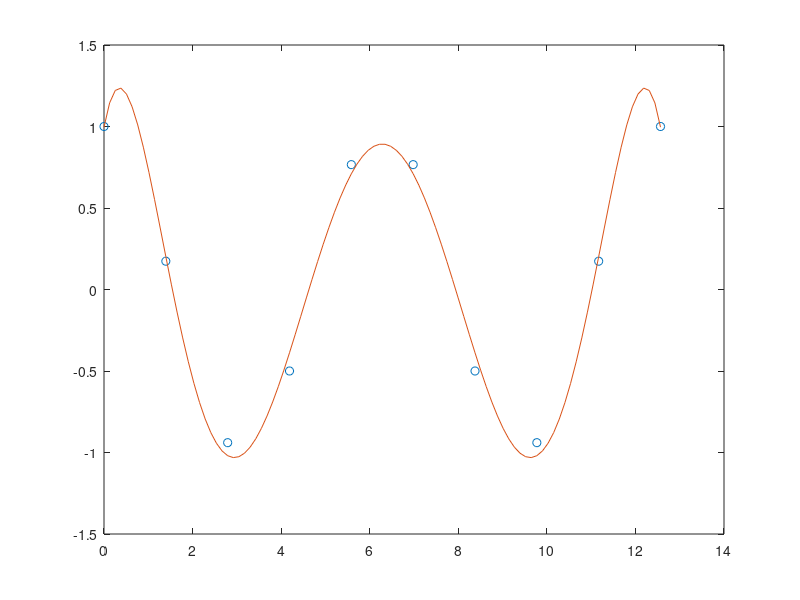

This chart was generated by the following MATLAB code:
% there is a built in function that returns coefficients for a polynomial
% p(x) of degree that is a best fit for the data in y

x = linspace(0, 4*pi, 10); % generate 10 points equally spaced along a sine curve at interval [0, 4*pi]
y = cos(x);

poly_test = polyfit(x, y, 7); % fit a 7th degree polynomial to the points

x1 = linspace(0, 4*pi); % fit the to be evaluted polynomial to several places around the curve at interval [0, 4*pi]
y1 = polyval(poly_test, x1); 

figure
plot(x, y, 'o')
hold on
plot (x1, y1)
hold off


% time to make our own

% function polyfit2 = poly = polyfit2 (poly)
%     poly = ;
% end